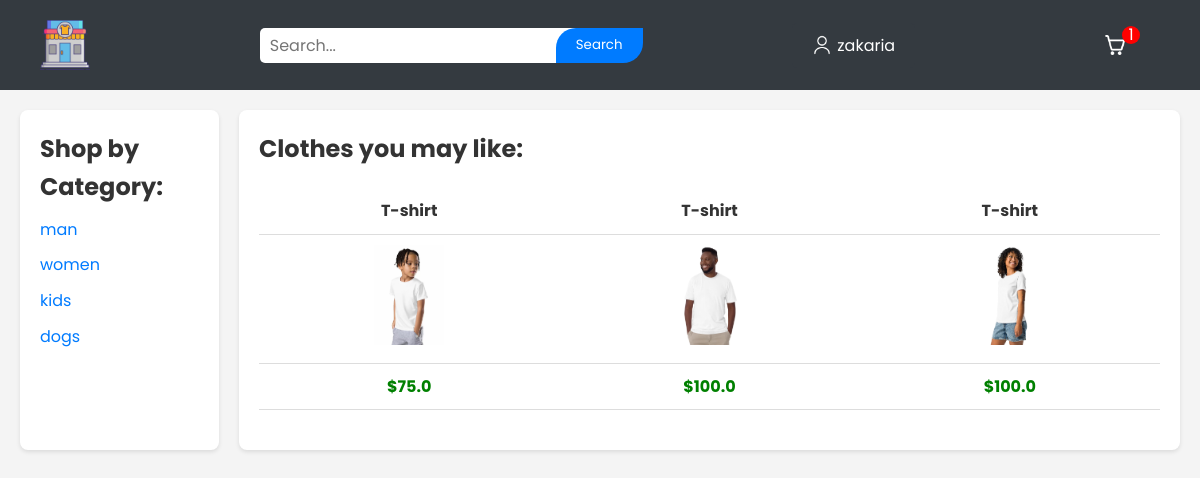
Before: / (signed in) with the older database file.
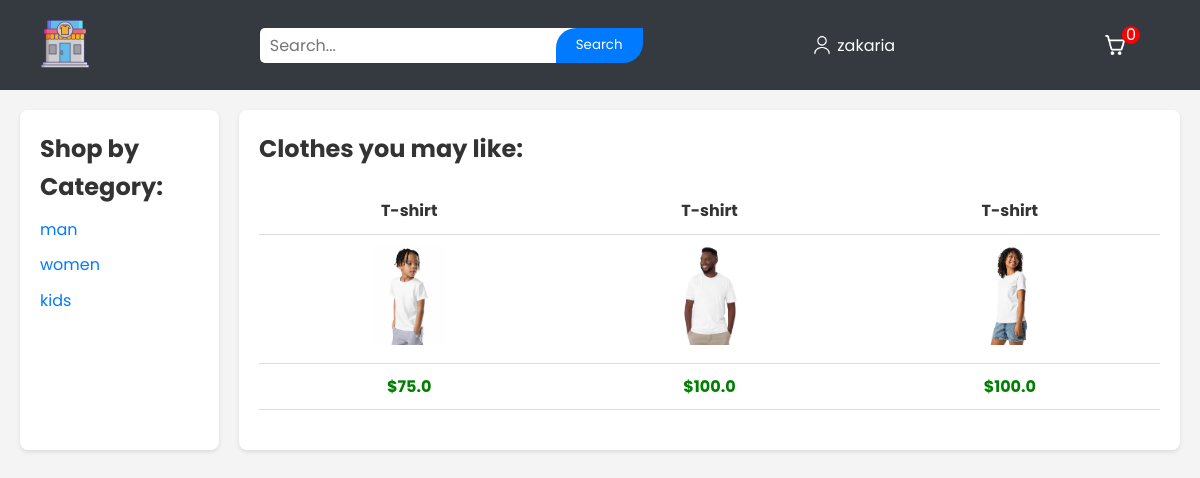
After: the same page with the newer database file.
### tables this page shows
CREATE TABLE categories
		(categoryId INTEGER PRIMARY KEY,
		name TEXT
		);

CREATE TABLE products
		(productId INTEGER PRIMARY KEY,
		name TEXT,
		price REAL,
		description TEXT,
		image TEXT,
		stock INTEGER,
		categoryId INTEGER,
		FOREIGN KEY(categoryId) REFERENCES categories(categoryId)
		);

### main.py (the view)
    @app.route("/")
    def root():
        loggedIn, firstName, noOfItems= getLoginDetails()
        with sqlite3.connect('database.db') as conn:
            cur= conn.cursor()
            cur.execute('SELECT productId, name, price, description, image, stock FROM products')
            itemData= cur.fetchall()
            cur.execute('SELECT categoryId, name FROM categories')
            categoryData= cur.fetchall()
        itemData= parse(itemData)
        return render_template('home.html', custom_css="home", pagetitle="Home", itemData=itemData, loggedIn=loggedIn, firstName=firstName, noOfItems=noOfItems, categoryData=categoryData)

### templates/home.html
{% extends 'base.html' %}
{% block content %}
<div class="display">
    <div class="displayCategory">
        <h2>Shop by Category: </h2>
        <ul>
            {% for row in categoryData %}
            <li><a href="/displayCategory?categoryId={{ row[0] }}">{{ row[1] }}</a></li>
            {% endfor %}
        </ul>
    </div>
    <div class="displayItems">
        <h2>Clothes you may like:</h2>
        {% for data in itemData %}
        <table>
            <tr id="productName">
                {% for row in data %}
                <td>{{ row[1] }}</td>
                {% endfor %}
            </tr>
            <tr id="productImage">
                {% for row in data %}
                <td>
                    <a href="/productDescription?productId={{ row[0] }}">
                        <img src="{{ url_for('static', filename='uploads/' + row[4]) }}" id="itemImage" />
                    </a>
                </td>
                {% endfor %}
            </tr>
            <tr id="productPrice">
                {% for row in data %}
                <td>${{ row[2] }}</td>
                {% endfor %}
            </tr>
        </table>
        {% endfor %}
    </div>
</div>
{% endblock %}

### templates/base.html (shortened to what this page needs)
<!DOCTYPE HTML>
<html lang="en">
<head>
    <link rel="stylesheet" href="{{ url_for('static', filename='css/topStyle.css') }}" />
    <link rel="stylesheet" href="{{ url_for('static', filename='css/' + custom_css + '.css') }}" />
</head>
<body>
    <div id="top-title">
        <a href="/">
            <img id="top-logo" src="{{ url_for('static', filename='images/logo.png') }}" />
        </a>
        <form class="top-form">
            <input id="top-searchBox" type="text" name="searchQuery" placeholder="Search...">
            <input id="top-searchButton" type="submit" value="Search">
        </form>
        {% if not loggedIn %}
        <div id="top-signInButton">
            <a class="top-link" href="/loginForm">Sign In</a>
        </div>
        {% else %}
        <div class="top-dropdown">
            <button class="top-dropbtn">
                <img src="{{ url_for('static', filename='images/utilisateur.png')}}" alt="">
                <span>
                    {{firstName}}
                </span>
            </button>
        </div>
        {% endif %}
        <div id="top-kart">
            <a class="top-link" href="/cart">
                <img src="{{ url_for('static', filename='images/shoppingCart.png') }}" id="top-cartIcon" />
                <div class="top-puiss">
					<span>{{ noOfItems }}</span>
                </div>
            </a>
        </div>
    </div>
    {% block content %} {% endblock %}
</body>
</html>

Changed rows visible on the page:
removed categories: name "dogs"
Other visible differences:
{{ noOfItems }}: "1" → "0"
